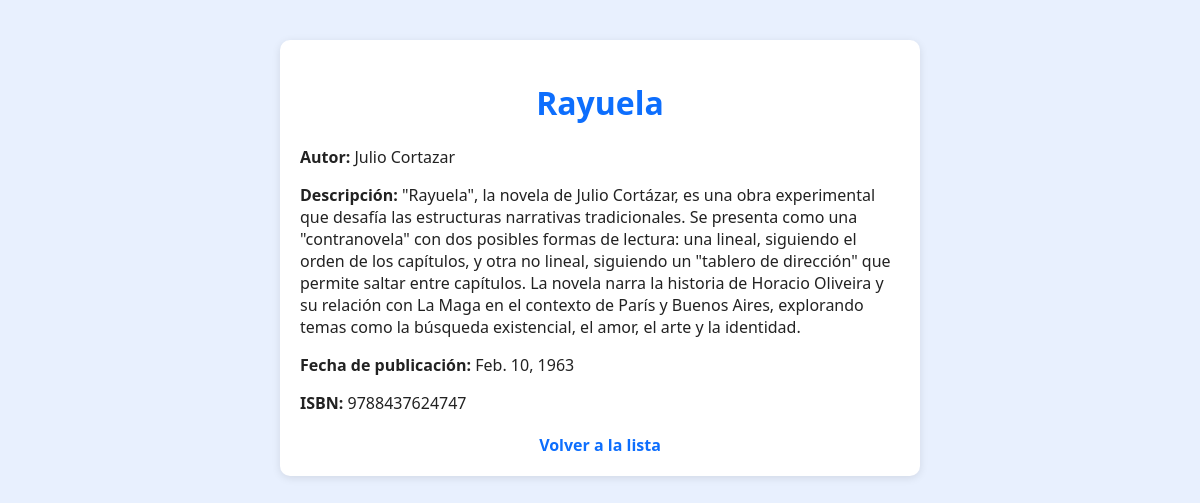
The page /libros/2/ on the database its author committed.
### libros/models.py (models this page shows, shortened)
class Libro(models.Model):
    titulo = models.CharField(max_length=200)
    autor = models.CharField(max_length=100)
    descripcion = models.TextField()
    fecha_publicacion = models.DateField()
    isbn = models.CharField(max_length=13, unique=True)

### libros/views.py (the view)
# urls.py: path('<int:libro_id>/', views.detalle_libro, name='detalle_libro'),
def detalle_libro(request, libro_id):
    libro = get_object_or_404(Libro, pk=libro_id)
    return render(request, 'libros/detalle_libro.html', {'libro': libro})

### libros/templates/libros/detalle_libro.html (shortened to what this page needs)
{% load static %}
<!DOCTYPE html>
<html>
<head>
    <link rel="stylesheet" href="{% static 'libros/css/detalle_libro.css' %}">
</head>
<body>
    <div class="container">
        <h1>{{ libro.titulo }}</h1>
        <p><strong>Autor:</strong> {{ libro.autor }}</p>
        <p><strong>Descripción:</strong> {{ libro.descripcion }}</p>
        <p><strong>Fecha de publicación:</strong> {{ libro.fecha_publicacion }}</p>
        <p><strong>ISBN:</strong> {{ libro.isbn }}</p>
        <a href="{% url 'lista_libros' %}">Volver a la lista</a>
    </div>
</body>
</html>

### libros/static/libros/css/detalle_libro.css (style rules this page uses)
body { font-family: 'Segoe UI', sans-serif; background-color: #e8f0fe; color: #222; padding: 2rem; }
.container { max-width: 600px; margin: auto; background: white; padding: 20px; border-radius: 10px; box-shadow: 0 2px 8px rgba(0, 0, 0, 0.1); }
h1 { color: #0d6efd; text-align: center; }
a { display: block; margin-top: 20px; text-align: center; color: #0d6efd; font-weight: bold; text-decoration: none; }

### rows shown on the page
Libro: titulo "Rayuela", autor "Julio Cortazar", descripcion "\"Rayuela\", la novela de Julio Cortázar, es una obra experimental que desafía las estructuras narrativas tradicionales. Se presenta como una \"contranovela\" con dos posibles formas de lectura: una lineal, siguiendo el orden de los capítulos, y otra no lineal, siguiendo un \"tablero de dirección\" que permite saltar entre capítulos. La novela narra la historia de Horacio Oliveira y su relación con La Maga en el contexto de París y Buenos Aires, explorando temas como la búsqueda existencial, el amor, el arte y la identidad.", fecha_publicacion "Feb. 10, 1963", isbn "9788437624747"
